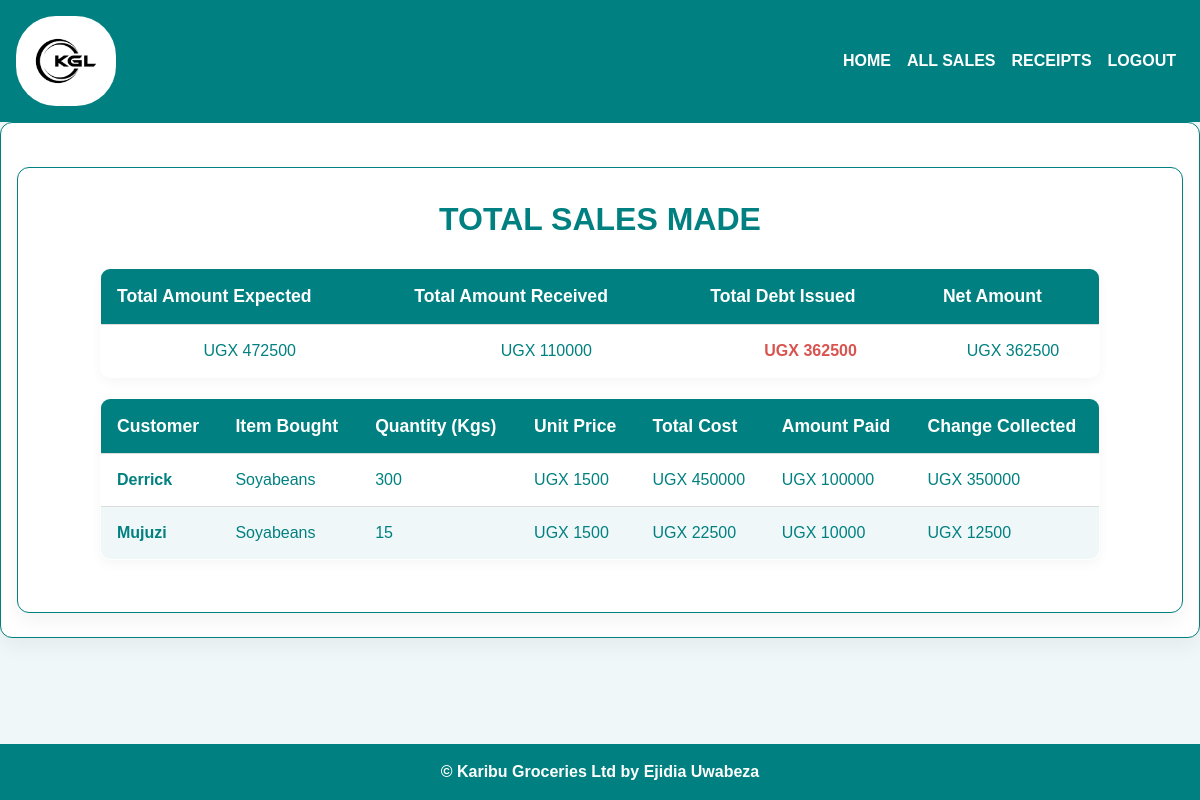
The page /all_sales/ (signed in) on the database as committed earlier.
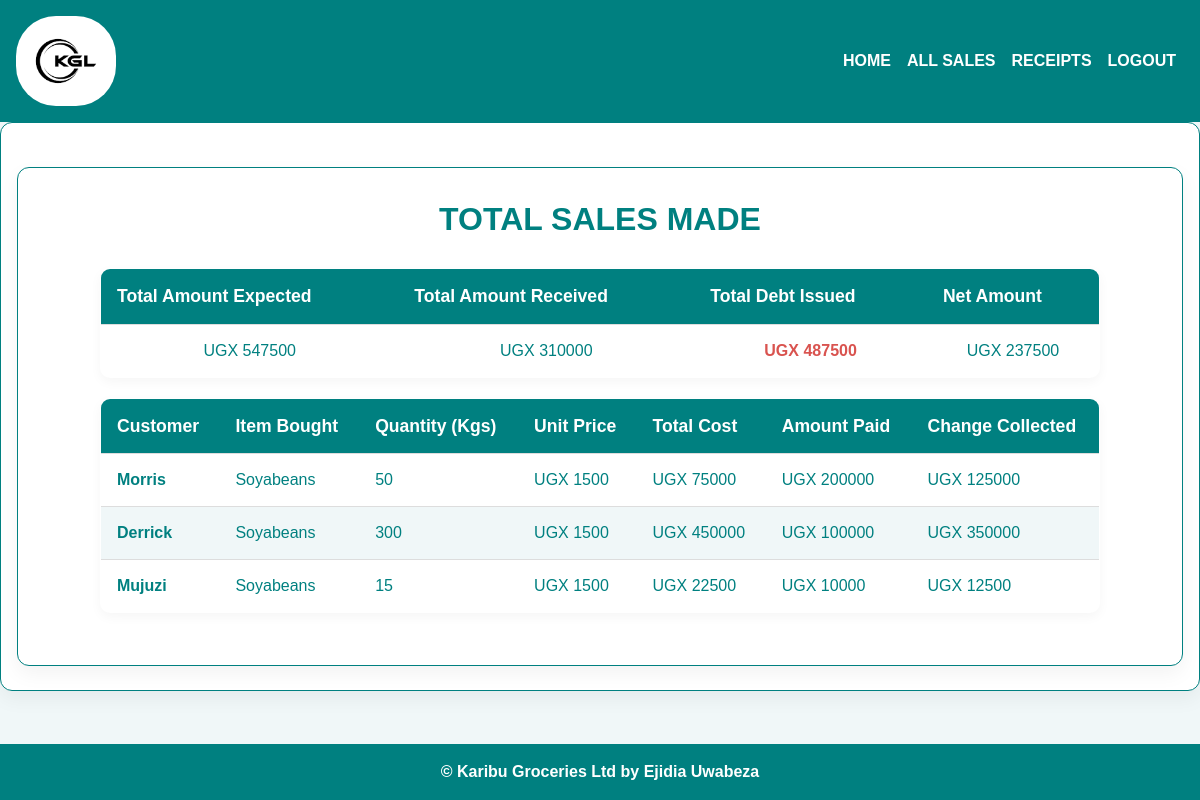
The same page on the database as committed later.
### karibu/models.py (models this page shows, shortened)
class Sales(models.Model):
    branch_name = models.CharField(max_length=50, null =True, blank=False)
    seller = models.CharField(max_length=50, null =True, blank=False)
    item = models.ForeignKey(Stock, on_delete=models.CASCADE)
    quantity = models.IntegerField(default=10, null=True, blank=False)
    amount_received = models.IntegerField(default=10, null=True, blank=False)
    issued_to = models.CharField(max_length=50, null=True, blank=False)
    unit_price = models.IntegerField(default=10, null=True, blank=False)
    date_of_sales = models.DateTimeField(default=datetime.now())
    def get_total(self):
        if self.quantity is None or self.item.unit_price is None:
            return 0  # Return 0 if either value is None
        total = self.quantity * self.item.unit_price
        return int(total)
    def get_change(self):
        if self.quantity is None or self.item.unit_price is None:
            return 0
        change = self.get_total() - self.amount_received
        return abs(int(change))

class Stock(models.Model):
    item_name=models.CharField(max_length=50, null = True, blank=False)
    stock_branch_name=models.CharField(max_length=50, null = True, blank=False)
    stock_type=models.CharField(max_length=50, null = True, blank=False)
    stock_time_of_arrival=models.DateTimeField( default=datetime.now(), null=True, blank=True)
    created_at =models.DateTimeField(auto_now_add=True,null=True)
    supplier_contact=models.CharField(max_length=50, null = True, blank=False)
    stock_source = models.CharField(max_length=50, null = True, blank=False)
    unit_cost = models.IntegerField(default=10, null = True, blank=False)
    unit_price = models.IntegerField(default=0, null = True, blank=False)
    total_quantity = models.IntegerField(default=0, null = True, blank=False)
    issued_quantity = models.IntegerField(default=0, null = True, blank=False)
    def __str__(self):
        return self.item_name

### karibu/views.py (the view)
# urls.py: path('all_sales/', views.all_sales, name='all_sales'),
@login_required
def all_sales(request):
    sales = Sales.objects.all().order_by('-id')
    total_expected = sum([items.get_total() or 0 for items in sales])
    total = sum([items.amount_received or 0 for items in sales])
    total_change = sum([items.get_change() or 0 for items in sales])
    net = total_expected - total
    return render(request, 'ebook/all_sales.html', {
        'sales': sales,
        'total': total,
        'total_change': total_change,
        'net': net,
        'total_expected': total_expected
    })

### karibu/templates/ebook/all_sales.html (shortened to what this page needs)
{% extends 'ebook/base.html' %}
{% load static %}
{% block content %}
<div class="container">
  <h1 class="text-center">TOTAL SALES MADE</h1>
  <table class="transparent-table">
    <thead>
      <tr>
        <th>Total Amount Expected</th>
        <th>Total Amount Received</th>
        <th>Total Debt Issued</th>
        <th>Net Amount</th>
      </tr>
    </thead>
    <tbody>
      <tr>
        <td>UGX {{ total_expected }}</td>
        <td>UGX {{ total }}</td>
        <td class="highlight">UGX {{ total_change }}</td>
        <td>UGX {{ net }}</td>
      </tr>
    </tbody>
  </table>
  <table class="sales-table">
    <thead>
      <tr>
        <th>Customer</th>
        <th>Item Bought</th>
        <th>Quantity (Kgs)</th>
        <th>Unit Price</th>
        <th>Total Cost</th>
        <th>Amount Paid</th>
        <th>Change Collected</th>
      </tr>
    </thead>
    <tbody>
      {% for sale in sales %}
      <tr>
        <td><a href="/receipt_detail/{{ sale.id }}">{{ sale.issued_to|title }}</a></td>
        <td>{{ sale.item|title }}</td>
        <td>{{ sale.quantity }}</td>
        <td>UGX {{ sale.unit_price }}</td>
        <td>UGX {{ sale.get_total }}</td>
        <td>UGX {{ sale.amount_received }}</td>
        <td>UGX {{ sale.get_change }}</td>
      </tr>
      {% endfor %}
    </tbody>
  </table>
</div>
{% endblock %}

Rows that differ between the two databases and show on the page:
added Sales: issued_to "Morris", item "Soyabeans", quantity "50", unit_price "1500", get_total "75000", amount_received "200000", get_change "125000"
Other text that changed with them:
{{ total_expected }}: "472500" → "547500"
{{ total }}: "110000" → "310000"
{{ total_change }}: "362500" → "487500"
{{ net }}: "362500" → "237500"
